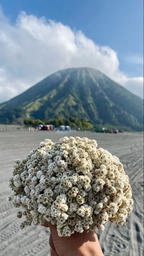
#> input picture UTS/bunga.jpg, 144 x 256 px, shrunk from 676 x 1200 before the run
$ jupyter execute 'uts terindeks.ipynb'
#> lines starting #> are read from the running program, lines starting #| are printed output that depends on the picture
[cell 1]
import numpy as np
from PIL import Image

[cell 2]
img = Image.open("bunga.jpg")
#> img is the input picture: PIL image 144x256 RGB; mean R, G, B 129.7, 141.2, 148.1
img = img.convert('RGB')
width, height = img.size
#> width = 144; height = 256

[cell 3]
palette = {
    0: (0, 0, 0),
    2: (255, 0, 0),
    3: (0, 255, 0),
    4: (0, 0, 255),
}

[cell 4]
import math

def find_closest_color_index(pixel):
    closest_index = None
    min_distance = float('inf')

    for index in palette:
        r1, g1, b1 = pixel
        r2, g2, b2 = palette[index]
        distance = math.sqrt((r1 - r2)**2 + (g1 - g2)**2 + (b1 - b2)**2)

        if distance < min_distance:
            min_distance = distance
            closest_index = index

    return closest_index

[cell 5]
import matplotlib.pyplot as plt

plt.imshow(img)
plt.title('Gambar Asli')
plt.show()

[cell 6]
matrix = []

for y in range(height):
    row = []
    for x in range(width):
        pixel = img.getpixel((x, y))
        index = find_closest_color_index(pixel)
        row.append(index)
    matrix.append(row)

[cell 7]
img_terindeks = Image.new('RGB', (width, height))
#> img_terindeks: PIL image 144x256 RGB; every value is 0

for y in range(height):
    for x in range(width):
        color = palette[matrix[y][x]]
        img_terindeks.putpixel((x, y), color)
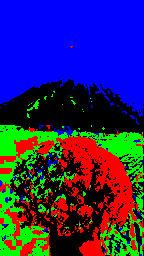
#> img_terindeks: PIL image 144x256 RGB; mean R, G, B 41.2, 37.5, 95.8
